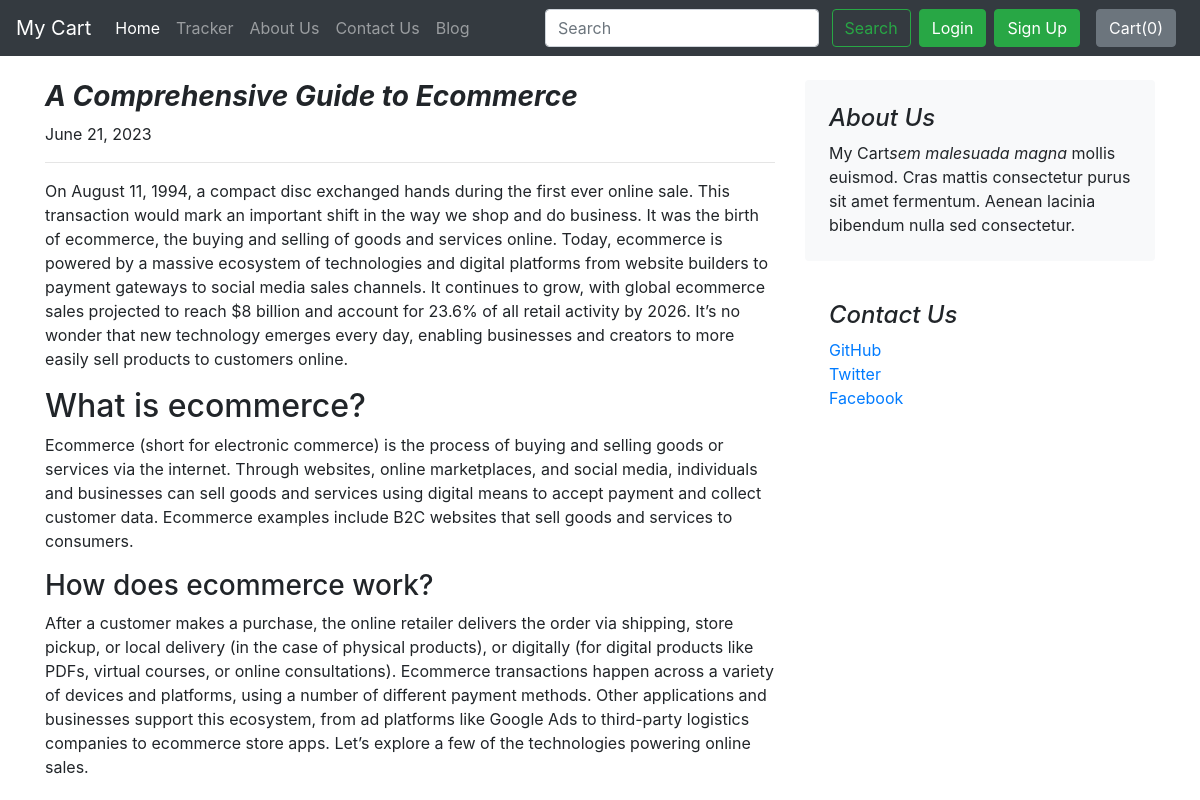
Screenshot of /blog/blogpostt/1 with the database file from the repository.
### blog/models.py (models this page shows)
class Blogpost(models.Model):
    post_id= models.AutoField(primary_key=True)
    title= models.CharField(max_length=100)
    head0 = models.CharField(max_length=500, default="")
    chead0 = models.CharField(max_length=5000, default="")
    head1 = models.CharField(max_length=500, default="")
    chead1 = models.CharField(max_length=5000, default="")
    head2 = models.CharField(max_length=500, default="")
    chead2 = models.CharField(max_length=5000, default="")
    pub_date =models.DateField()
    thumbnail = models.ImageField(upload_to="shop/images", default="")
    def __str__(self):
        return self.title

### blog/views.py (the view)
# urls.py: path('blogpostt/<int:id>', views.blogpost, name="blogPost")
def blogpost(request, id):
    post = Blogpost.objects.filter(post_id=id)[0]
    print(post)
    return render(request, "blog/blogpostt.html", {'post': post})

### blog/templates/blog/blogpostt.html (shortened to what this page needs)
{% extends 'shop/basic.html' %}
{% block body %}
<div class="container ">
    <div class="row mt-4">
        <div class="col-md-8 blog-main">
          <h3 class="font-italic">
            <b>{{post.head0}}</b>
          </h3>
          <div class="blog-post">
            <p class="blog-post-meta">June 21, 2023</p>
            <hr>
            <p>{{post.chead0}}</p>
            <h2>{{post.head1}}</h2>
            <p>{{post.chead1}}</p>
            <h3>{{post.head2}}</h3>
            <p>{{post.chead2}}</p>
          </div>
        </div>
        <aside class="col-md-4 blog-sidebar ">
          <div class="p-4 mb-3 bg-light rounded">
            <h4 class="font-italic">About Us</h4>
            <p class="mb-0">My Cart<em>sem malesuada magna</em> mollis euismod. Cras mattis consectetur purus sit amet fermentum. Aenean lacinia bibendum nulla sed consectetur.</p>
          </div>
          <div class="p-4">
            <h4 class="font-italic">Contact Us
            </h4>
            <ol class="list-unstyled">
              <li><a href="#">GitHub</a></li>
              <li><a href="#">Twitter</a></li>
              <li><a href="#">Facebook</a></li>
            </ol>
          </div>
        </aside>
      </div>
</div>
{% endblock %}

### rows the page displays
Blogpost: head0 "A Comprehensive Guide to Ecommerce", chead0 "On August 11, 1994, a compact disc exchanged hands during the first ever online sale. This transaction would mark an important shift in the way we shop and do business. It was the birth of ecommerce, the buying and selling of goods and services online. Today, ecommerce is powered by a massive ecosystem of technologies and digital platforms from website builders to payment gateways to social media sales channels. It continues to grow, with global ecommerce sales projected to reach $8 billion and account for 23.6% of all retail activity by 2026. It’s no wonder that new technology emerges every day, enabling businesses and creators to more easily sell products to customers online.", head1 "What is ecommerce?", chead1 "Ecommerce (short for electronic commerce) is the process of buying and selling goods or services via the internet. Through websites, online marketplaces, and social media, individuals and businesses can sell goods and services using digital means to accept payment and collect customer data. Ecommerce examples include B2C websites that sell goods and services to consumers.", head2 "How does ecommerce work?", chead2 "After a customer makes a purchase, the online retailer delivers the order via shipping, store pickup, or local delivery (in the case of physical products), or digitally (for digital products like PDFs, virtual courses, or online consultations). Ecommerce transactions happen across a variety of devices and platforms, using a number of different payment methods. Other applications and businesses support this ecosystem, from ad platforms like Google Ads to third-party logistics companies to ecommerce store apps. Let’s explore a few of the technologies powering online sales."
